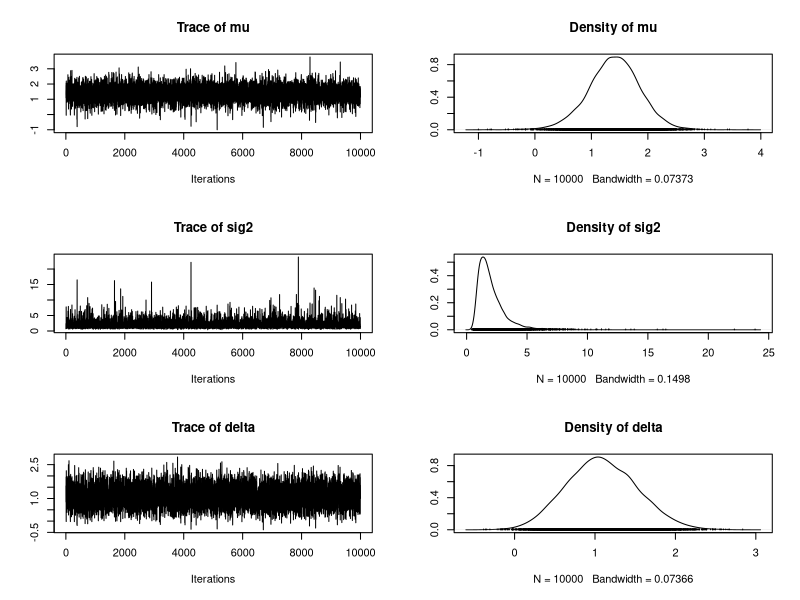
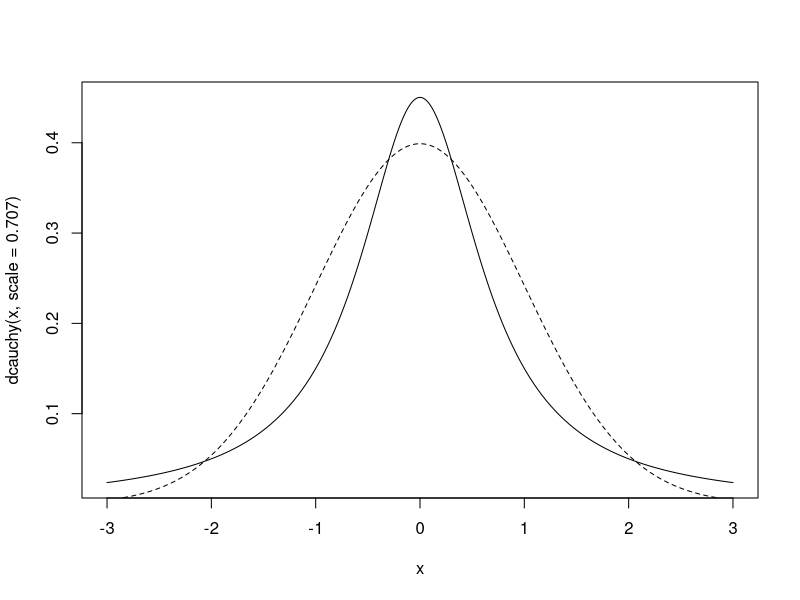
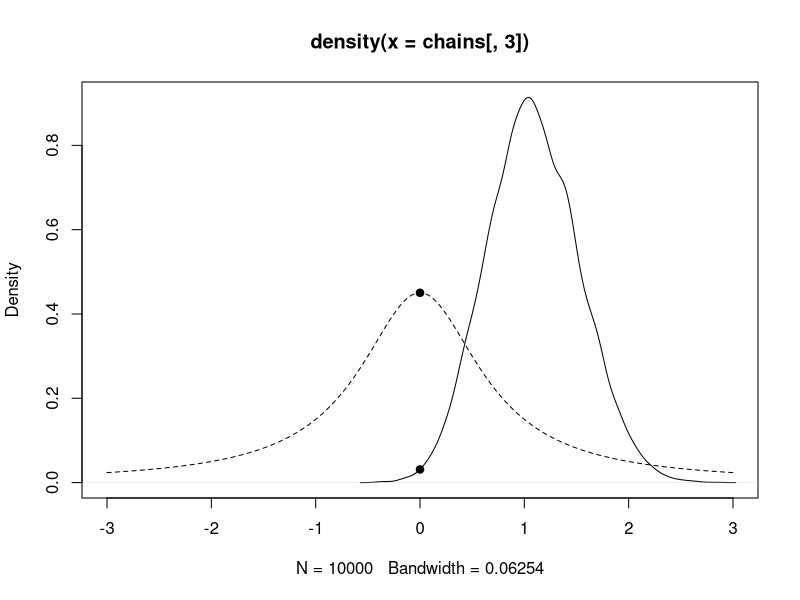

Write R code to recreate these figures, in order.
######################################
# PSYC 5316
# Week 14 
######################################

library(BayesFactor)
library(tidyverse)

# call "sleep" data set from BayesFactor package
data(sleep)

# perform traditional paired samples t-test
# first, compute difference scores

drug1 = sleep %>%
  filter(group==1)
drug2 = sleep %>%
  filter(group==2)

change = drug2$extra - drug1$extra

mean(change)
sd(change)

# effect size (Cohen's d)
mean(change)/sd(change)

# perform t-test
t.test(change, mu=0)

############################
# Bayesian t-test
############################

bf = ttestBF(x=change)
bf

# reciprocal
1/bf

# sampling from posterior
chains = posterior(bf, iterations=10000)
summary(chains)

# trace plots and posterior density
plot(chains[,1:3])

# prior?

x=seq(-3,3,0.01)
plot(x, dcauchy(x, scale=0.707), type="l")
lines(x, dnorm(x, mean=0, sd=1), lty=2)

# plot posterior and prior together
plot(density(chains[,3]), xlim=c(-3,3))
lines(x,dcauchy(x, scale=.707), lty=2)

# plot Bayes factor
library(polspline)
fit.posterior = logspline(chains[,3])
posterior = dlogspline(0, fit.posterior)
prior = dcauchy(0, scale=0.707)

points(0, posterior, pch=19)
points(0, prior, pch=19)
